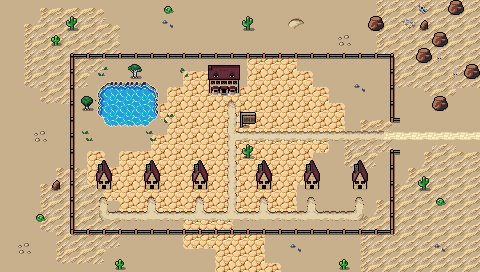

This is a level from a 2D game, rendered from its Tiled map with the project's own tilesets. A one-line summary and the map file follow, with tile-layer data summarised:
An orthogonal 30x17 tile map with 16x16 px tiles, 5 tile layers (Collision, Background, Ground, Clutter, ...), 2 tilesets and 8 objects.

<map version="1.5" tiledversion="1.7.2" orientation="orthogonal" renderorder="right-down" width="30" height="17" tilewidth="16" tileheight="16" infinite="0" nextlayerid="7" nextobjectid="52">
 <editorsettings>
  <export target="wastetown..tmx" format="tmx" />
 </editorsettings>
 <tileset firstgid="1" source="../../tileset/main.tsx" />
 <tileset firstgid="3477" source="../../tileset/buildings.tsx" />
 <layer id="6" name="Collision" width="30" height="17">
  <data>[510 cells, 76 non-empty, 10 distinct tile ids]</data>
 </layer>
 <layer id="1" name="Background" width="30" height="17">
  <data>[510 cells, 510 non-empty, 16 distinct tile ids]</data>
 </layer>
 <layer id="2" name="Ground" width="30" height="17">
  <data>[510 cells, 174 non-empty, 31 distinct tile ids]</data>
 </layer>
 <layer id="3" name="Clutter" width="30" height="17">
  <properties>
   <property name="spriteLayer" type="bool" value="true" />
  </properties>
  <data>[510 cells, 142 non-empty, 36 distinct tile ids]</data>
 </layer>
 <layer id="5" name="Rooftops" width="30" height="17">
  <data>[510 cells, 8 non-empty, 3 distinct tile ids]</data>
 </layer>
 <objectgroup id="4" name="Objects">
  <object id="41" template="../../obj/shop.tx" x="97" y="193" />
  <object id="42" template="../../obj/shop.tx" x="304" y="193" />
  <object id="43" template="../../obj/shop.tx" x="352" y="194" />
  <object id="44" template="../../obj/shop.tx" x="144" y="194" />
  <object id="45" template="../../obj/shop.tx" x="255" y="194" />
  <object id="46" template="../../obj/shop.tx" x="192" y="193" />
  <object id="47" template="../../obj/inn.tx" x="225" y="99" />
  <object id="51" template="../../obj/door_left.tx" x="386" y="146">
   <properties>
    <property name="teleportObjectId" value="61" />
   </properties>
  </object>
 </objectgroup>
</map>
